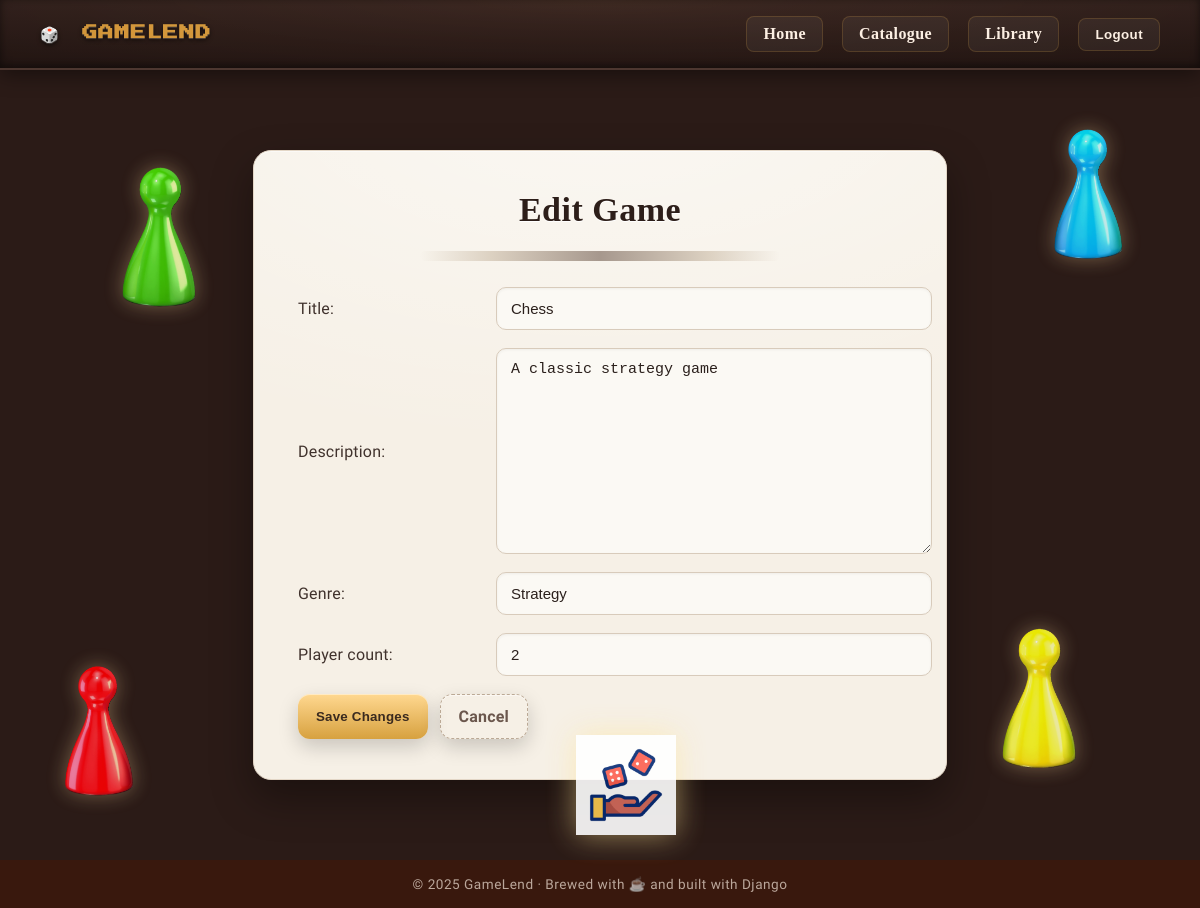
Screenshot of /games/1/edit/ (signed in) with the database file from the repository.
### games/models.py (models this page shows, shortened)
class BoardGame(models.Model):
    title = models.CharField(max_length=100)
    description = models.TextField()
    genre = models.CharField(max_length=50)
    player_count = models.IntegerField()
    borrowed_by = models.ForeignKey(User, on_delete=models.SET_NULL, null=True, blank=True, related_name='borrowed_games')
    borrowed_date = models.DateField(null=True, blank=True)
    due_date = models.DateField(null=True, blank=True)
    return_date = models.DateTimeField(null=True, blank=True)
    is_available = models.BooleanField(default=True)  # Indicates if the game is available for borrowing

### games/views.py (the view)
# urls.py: path('<int:game_id>/edit/', views.edit_game, name='edit_game'),
@login_required
def edit_game(request, game_id):
    game = get_object_or_404(BoardGame, id=game_id)
    if request.method == 'POST':
        form = BoardGameForm(request.POST, instance=game)
        if form.is_valid():
            form.save()
            messages.success(request, f"{game.title} updated successfully!")
            return redirect('game_list')
    else:
        form = BoardGameForm(instance=game)
    return render(request, 'games/edit_game.html', {'form': form, 'game': game})

### games/forms.py
class BoardGameForm(forms.ModelForm):
    class Meta:
        model = BoardGame
        fields = ['title', 'description', 'genre', 'player_count']  # Specify the fields to include in the form

### games/templates/games/edit_game.html (shortened to what this page needs)
{% extends "games/base.html" %}
{% block content %}
<section class="panel">
  <h1 class="title">Edit Game</h1>
  <div class="subtle-rule"></div>
  <form method="post" novalidate>
    <div class="row">
      <label for="id_title">Title:</label>
      {{ form.title }}
    </div>
    <div class="row">
      <label for="id_description">Description:</label>
      {{ form.description }}
    </div>
    <div class="row">
      <label for="id_genre">Genre:</label>
      {{ form.genre }}
    </div>
    <div class="row">
      <label for="id_player_count">Player count:</label>
      {{ form.player_count }}
    </div>
    <div class="actions">
      <button class="btn btn-save" type="submit">Save Changes</button>
      <a class="btn btn-ghost" href="{% url 'game_list' %}">Cancel</a>
    </div>
  </form>
</section>
{% endblock %}

### games/templates/games/base.html (style rules this page uses)
:root { --bg-dark: #39180d; --bg-card: #39180d; --bg-hover: #39180d; --accent: #ffb703; --accent-hover: #f4a261; --text-light: #fcefe3; }
body { margin: 0; padding: 0; font-family: 'Chakra Petch', sans-serif; background-color: var(--bg-dark); color: var(--text-light); display: flex; flex-direction: column; min-height: 100vh; letter-spacing: 0.2px; }
.btn { background-color: var(--accent); color: var(--bg-dark); padding: 0.6rem 1rem; border-radius: 6px; text-decoration: none; font-weight: 600; transition: 0.25s; }

### games/templates/games/edit_game.html (style rules this page uses)
:root { --bg-wood:#2b1b17; --panel:#f6f0e6; --ink:#2d1e19; --ink-soft:#5a463f; --accent:#d8a043; --accent-2:#c04b3b; --stroke:#e3d6c6; }
body { background:var(--bg-wood); }
.panel { max-width:920px;margin:48px auto;padding:40px 44px; background:radial-gradient(1200px 600px at 50% -10%,#fff8 0%,transparent 60%) , var(--panel); border:1px solid var(--stroke); border-radius:18px; box-shadow:0 18px 40px rgba(0,0,0,.35), inset 0 1px 0 #fff8; }
.title { font-family:"Cinzel", "Playfair Display", serif; font-weight:700; letter-spacing:.5px; color:var(--ink); font-size:34px; text-align:center; margin:0 0 22px; text-shadow:0 1px 0 #fff; }
.subtle-rule { height:10px; margin:0 auto 26px; max-width:360px; background: linear-gradient(to right, transparent, #c9b9a4 20%, #6f5a4d 50%, #c9b9a4 80%, transparent); border-radius:40px; opacity:.6; }
form .row { display:grid;grid-template-columns:180px 1fr;gap:14px 18px;align-items:center;margin:18px 0; }
label { font-family:"Chakra Petch",system-ui,sans-serif;color:var(--ink);opacity:.9 }
input[type="text"], input[type="number"], textarea { width:100%; padding:12px 14px; border:1px solid #d8cbbb; border-radius:10px; background:#fbf9f4; color:#2b201c; font-size:15px; outline:none; box-shadow:inset 0 1px 3px rgba(0,0,0,.05); }
textarea { min-height:180px; resize:vertical; }
.actions { display:flex;gap:12px;flex-wrap:wrap;margin-top:18px }
.btn { appearance:none; border:0; cursor:pointer; font-weight:700; border-radius:12px; padding:12px 18px; letter-spacing:.2px; box-shadow:0 8px 20px rgba(0,0,0,.18), inset 0 1px 0 #fff7; transition:transform .12s ease, box-shadow .12s ease, filter .12s ease; }
.btn-save { background:linear-gradient(180deg,#ffd890,#d7a13f); color:#3a2a1f; }
.btn-ghost { background:transparent; border:1px dashed #bba995; color:#6b574d }

### rows the page displays
BoardGame: title "Chess", description "A classic strategy game", genre "Strategy", player_count "2"
